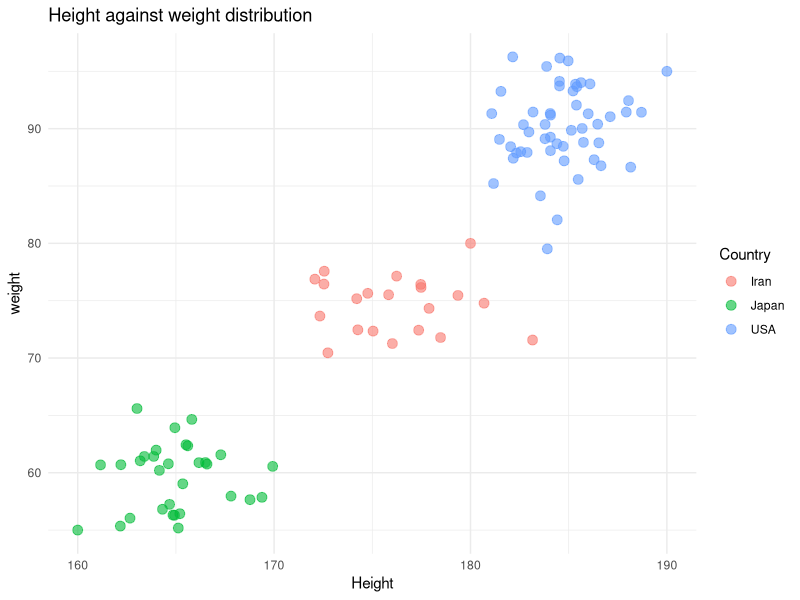
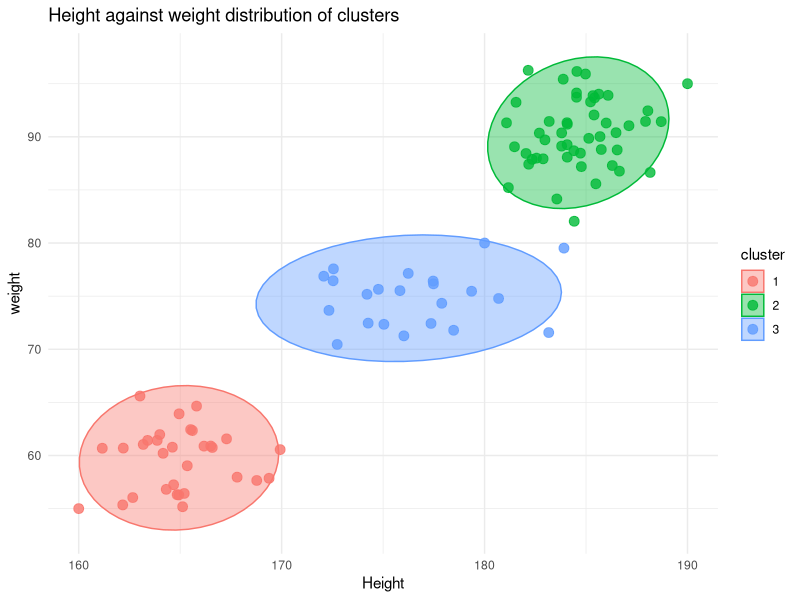
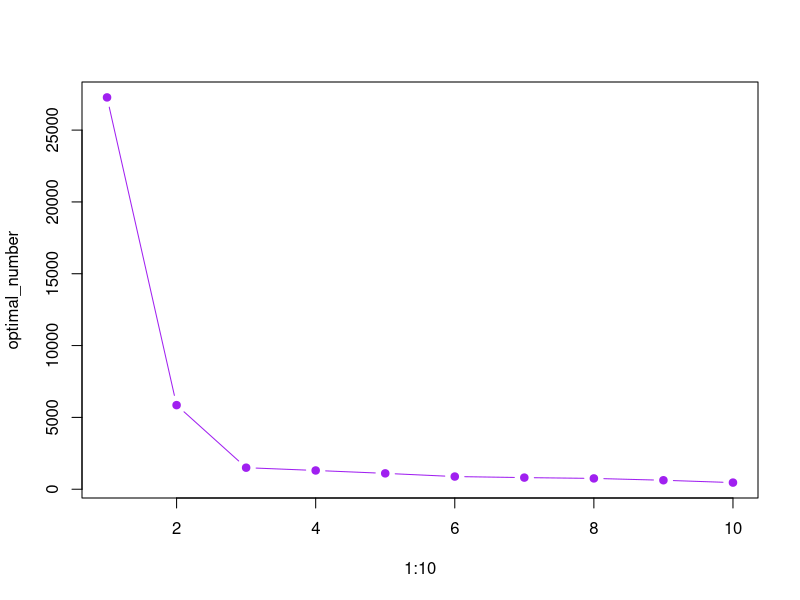

Generate these figures, in order, with R:
library(ggplot2)

data <- read.csv("origin.csv")
head(data)
str(data)

#examine the dataset
table(data$Country)

data$Country <- as.factor(data$Country)

#draw a plot to see the data points spread
ggplot(data, aes(x= Height, y= Weight, color=Country))+
  geom_point(size=3, alpha=0.6)+
  labs(title= "Height against weight distribution",
       x="Height",
       y="weight")+
  theme_minimal()

#implementation cluster model using k-means

#let's remove country column
model_data <- data[,c("Height", "Weight")]
head(model_data)

#k-means model
set.seed(150)
results <- kmeans(model_data, centers = 3)

#adding labels to clusters
data$cluster <- as.factor(results$cluster)

#to show the cluster numbers use this "data$cluster"

#drawing cluster results
ggplot(data, aes(x= Height, y= Weight, color=cluster))+
  stat_ellipse(aes(fill=cluster), geom = "polygon", alpha=0.4) + 
  geom_point(size=3, alpha=0.8)+
  labs(title= "Height against weight distribution of clusters",
       x="Height",
       y="weight")+
  theme_minimal()

table(data$Country, data$cluster)

#lets run  for 10 clusters starting from 1
optimal_number <- sapply(1:10, function(k) kmeans(model_data, centers=k)$tot.withinss)

#draw elbow
plot (1:10, optimal_number, type='b', pch=19, col='purple')
